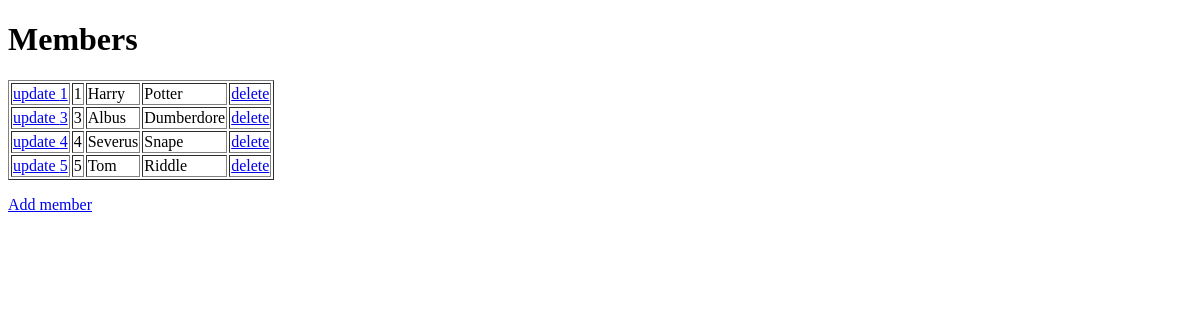
/members/, run on an earlier commit of the app's database.
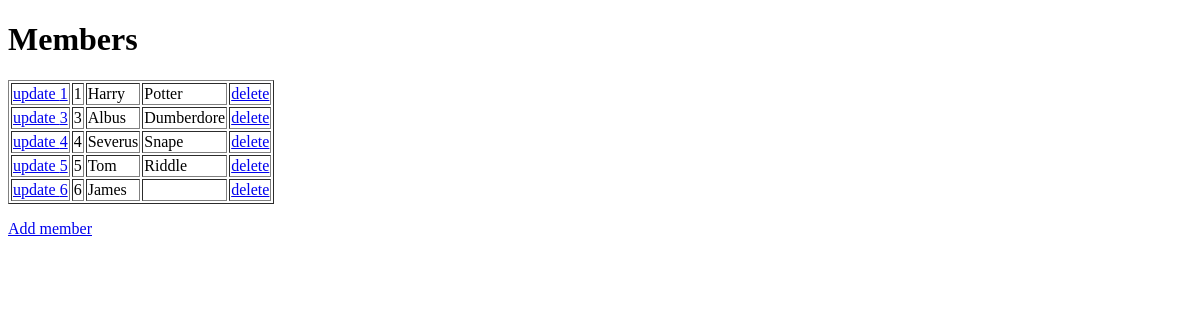
And on a later commit of the database.
### members/models.py (models this page shows)
class Members(models.Model):
    firstname = models.CharField(max_length=255)
    lastname = models.CharField(max_length=255)

### members/views.py (the view)
# urls.py: path('', views.index, name='index'),
def index(request):
    mymembers = Members.objects.all().values()
    print(mymembers)
    template = loader.get_template('index.html')
    context = {
        'mymembers': mymembers,
    }
    return HttpResponse(template.render(context, request))

### members/templates/index.html (shortened to what this page needs)
<!DOCTYPE html>
<html lang="en">
<head>
</head>
<body>
    <h1> Members </h1>
    <table border="1">
        {%for i in mymembers %}
            <tr>
                <td> <a href="update/{{ i.id }}"> update {{ i.id }} </a> </td>
                <td>{{ i.id }}</td>
                <td>{{ i.firstname }}</td>
                <td>{{ i.lastname }}</td>
                <td> <a href="delete/{{ i.id }}"> delete </a> </td>
            </tr>
        {% endfor %}
    </table>
    <p>
        <a href="add/"> Add member </a>
    </p>
</body>
</html>

What changed in the data, as far as the page shows it:
added Members: id "6", firstname "James"
